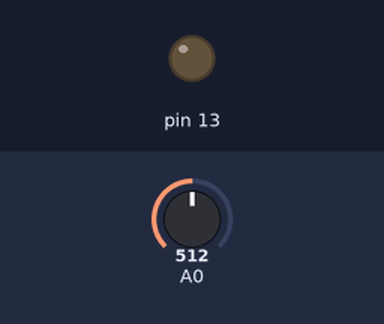
This sketch was run on a simulated Arduino Uno, built with avr-gcc and run on an emulated ATmega328P. On the bench: output pins drawn as LEDs (lit = HIGH). The inputs (shaded band) are chosen by the test bench; at power-on: A0 = 512.

Above: at 1.2 s.
1.3 s: A0 set to 26
2.8 s: A0 set to 23
At 3.7 s:
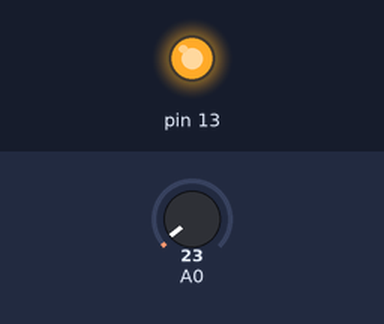
4.3 s: A0 set to 122
At 4.8 s:
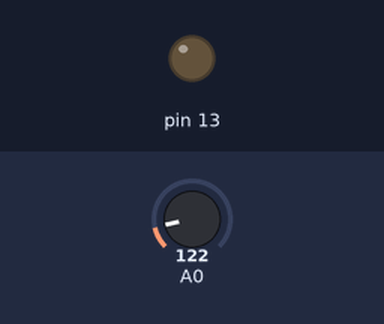
5.8 s: A0 set to 15
At 7.1 s:
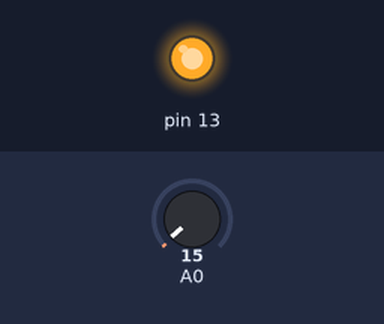
Timing chart, 0 to 8.3 s (numbered marks = the images above; inputs shaded):
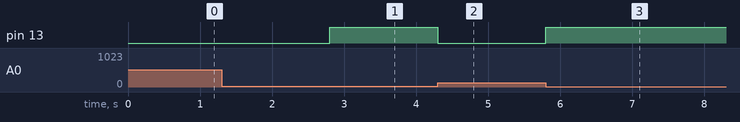

The sketch:

photo_sensible.ino
```cpp
void setup() {

  // LED Pin
  pinMode(13, OUTPUT);
  Serial.begin(9600);
}

void loop() {
  int light = analogRead(A0);

  // This print brightness on Serial Monitor for choice threshold
  //Serial.println(light);

  // Variable threshold, based on the desired brightness
  if (light < 25 ) {
    digitalWrite(13, HIGH);
  }
  else {
    digitalWrite(13, LOW);
  }

  //delay(200);
}
```

Measured:
- the behaviour switches between 25 and 24 on A0 (found by bisection; images 0 and 1)
- after the input at 1.3 s, every drawn part: stays the same
- after the input at 2.8 s, pin 13: LOW → HIGH at once
- after the input at 4.3 s, pin 13: HIGH → LOW at once
- after the input at 5.8 s, pin 13: LOW → HIGH at once
